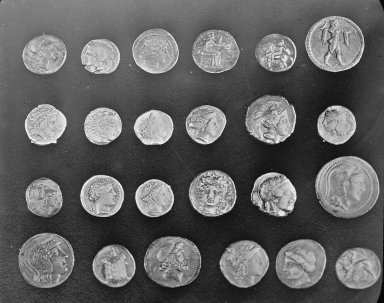
#> input picture skimage.data.coins(), 384 x 303 px; its folder holds only this picture in this run
$ jupyter execute --allow-errors image_processing.ipynb
#> lines starting #> are read from the running program, lines starting #| are printed output that depends on the picture; after the words box and inside, x2 and y2 are one past the last pixel; in counts of white or black regions, pixels touching at a corner belong together
# Image processing

[cell 1]
import matplotlib.pyplot as plt
from skimage import data, io, filters
image = data.coins() # or any NumPy array!
#> image is the input picture: shape (303, 384); min 1, max 252, mean 96.9
io.imshow(image)
plt.axis('off')

[cell 2]
edges_scharr = filters.scharr(image)
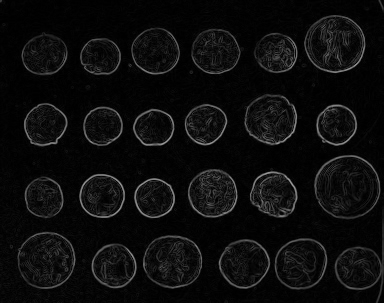
#> edges_scharr: shape (303, 384) float64; min 0, max 0.612, mean 0.0509
edges_sobel = filters.sobel(image)
fig, ax = plt.subplots(1,2, sharey=True)
ax[0].imshow(edges_scharr)
ax[1].imshow(edges_sobel)
plt.show()

[cell 3]
import numpy as np
import matplotlib.pyplot as plt
# Load a small section of the image.
image = data.coins()[0:95, 70:370]
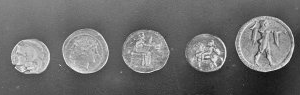
#> image: shape (95, 300); min 14, max 248, mean 109.9
io.imshow(image)
print(image.shape)
#| (95, 300)

[cell 4]
# Histogram.
values, bins = np.histogram(image, bins=np.arange(256))
#> values = 255 values, max 434 at index 94, min 0 at index 0, mean 111.8; bins = 256 values from 0 to 255

fig, ax1 = plt.subplots()
ax1.plot(bins[:-1], values, lw=6, c='g')
ax1.set_xlim(right=256)
ax1.set_yticks([0, 400])
ax1.set_aspect(.25)
ax1.set_title('Histogram', fontsize=18)
plt.show()
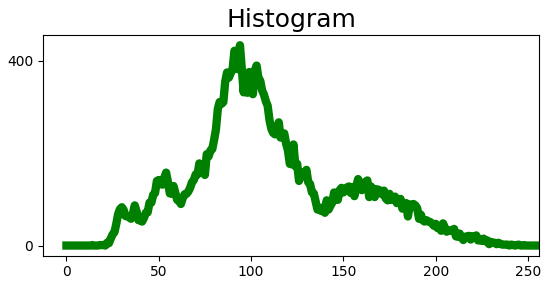
#> figure drawn by matplotlib, 1 panel; curve peaks at x = 94, y = 434

[cell 5]
# Apply threshold.
from skimage.filters import threshold_otsu, threshold_isodata, threshold_mean, threshold_local
threshold = 95
offset = -15

bw0 = threshold_mean(image)
#> bw0 = 109.9
binary_global_mean = image > bw0
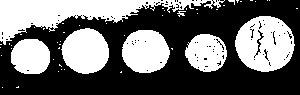
#> binary_global_mean: shape (95, 300) bool; 42% white; 50 white regions (43 under 20 px), largest, box (x1, y1, x2, y2) and area: (0, 0, 225, 45) 3800, (235, 16, 295, 72) 2448, (61, 28, 109, 74) 1680
bw1 = threshold_otsu(image)
#> bw1 = 125
binary_global_otsu = image > bw1
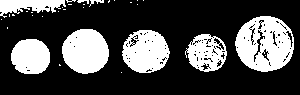
#> binary_global_otsu: shape (95, 300) bool; 29.4% white; 32 white regions (24 under 20 px), largest, box (x1, y1, x2, y2) and area: (235, 16, 294, 72) 2305, (62, 29, 109, 74) 1651, (122, 30, 170, 73) 1520
bw2 = threshold_isodata(image)
#> bw2 = 125
binary_global_isodata = image > bw2
bw4 = threshold_local(image, 95, offset=-15)
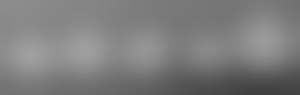
#> bw4: shape (95, 300) float64; min 63.73, max 159.2, mean 124.9
fig, ax2= plt.subplots(2,2, figsize=(7, 5))

#Para Adaptive
ax2[0,1].imshow(bw4, cmap=plt.cm.gray)
ax2[0,1].set_title('Adaptive', fontsize=10)
ax2[0,1].axis('off')

#Para Otsu
ax2[0,0].imshow(binary_global_otsu, cmap=plt.cm.gray)
ax2[0,0].set_title('Otsu', fontsize=10)
ax2[0,0].axis('off')

#Para Mean
ax2[1,1].imshow(binary_global_mean, cmap=plt.cm.gray)
ax2[1,1].set_title('Mean', fontsize=10)
ax2[1,1].axis('off')

#Para Isodata
ax2[1,0].imshow(binary_global_isodata, cmap=plt.cm.gray)
ax2[1,0].set_title('IsoData', fontsize=10)
ax2[1,0].axis('off')

[cell 6]
# Find maxima.
from skimage.feature import peak_local_max
coordinates = peak_local_max(image, min_distance=20)
#> coordinates = [[71, 22], [56, 225], [65, 103], [68, 72], [64, 47], [37, 102], [59, 257], [26, 254], [63, 149], [34, 143]]
fig, ax3 = plt.subplots()
ax3.imshow(image, cmap=plt.cm.gray)
ax3.autoscale(False)
ax3.plot(coordinates[:, 1], coordinates[:, 0], c='g', marker='.')
ax3.set_title('Peak local maxima', fontsize=24)
ax3.axis('off')

[cell 7]
# Detect edges.
from skimage.feature import canny
fig, ax4 = plt.subplots()
edges = canny(image, sigma=3,low_threshold=10,high_threshold=80)
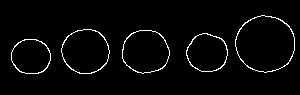
#> edges: shape (95, 300) bool; 2.8% white in thin lines or dots, all inside (x1, y1, x2, y2) = (11, 15, 295, 74)
ax4.imshow(edges, cmap=plt.cm.gray)
ax4.set_title('Edges', fontsize=24)
ax4.axis('off')

[cell 8]
# Label image regions.
from skimage.measure import regionprops
import matplotlib.patches as mpatches
from skimage.morphology import label
label_image = label(edges)
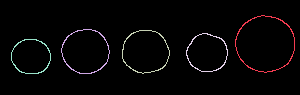
#> label_image: shape (95, 300) int32; 6 distinct labels, from 0 to 5; one colour per label, 0 black
fig, ax5 = plt.subplots()
ax5.imshow(image, cmap=plt.cm.gray)
ax5.set_title('Labeled items', fontsize=24)
ax5.axis('off')
for region in regionprops(label_image):
    # Draw rectangle around segmented coins.
    minr, minc, maxr, maxc = region.bbox
    rect = mpatches.Rectangle((minc, minr),
    maxc - minc,
    maxr - minr,
    fill=False,
    edgecolor='red',
    linewidth=2)
    ax5.add_patch(rect)
#> this loop made 5 passes
#> (minr, minc, maxr, maxc) on passes 1 to 5: (15, 235, 73, 295), (29, 61, 74, 110), (30, 122, 74, 170), (33, 186, 72, 228), (39, 11, 74, 51)
plt.tight_layout()
plt.show()
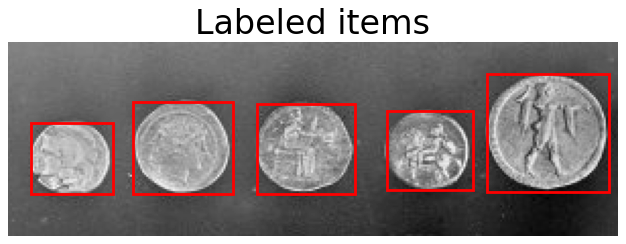
#> figure drawn by matplotlib, 1 panel

## Ejercicio Práctico

1. Escoja una foto suya con una o más personas.
2. Carge la foto al sistema con el comando img = io.imread('/path/to/example.jpg') previa importación de la librería io
3. Realice el histograma de la imagen que cargó

#> (a cell that did not finish here is left out)

#> (a cell that did not finish here is left out)

[cell 11]
from skimage.color import rgb2gray
#> (the rest of this cell did not finish here and is left out)

#> (a cell that did not finish here is left out)

#> (a cell that did not finish here is left out)

[cell 14]
fig, ax1 = plt.subplots()
ax1.plot(bins[:-1], values, lw=6, c='g')
ax1.set_xlim(right=256)
ax1.set_yticks([0, 400])
#ax1.set_aspect(.25)
ax1.set_title('Histogram', fontsize=18)
plt.show()
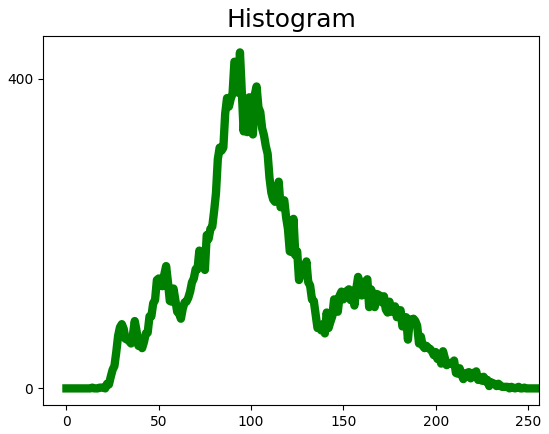
#> figure drawn by matplotlib, 1 panel; curve peaks at x = 94, y = 434
